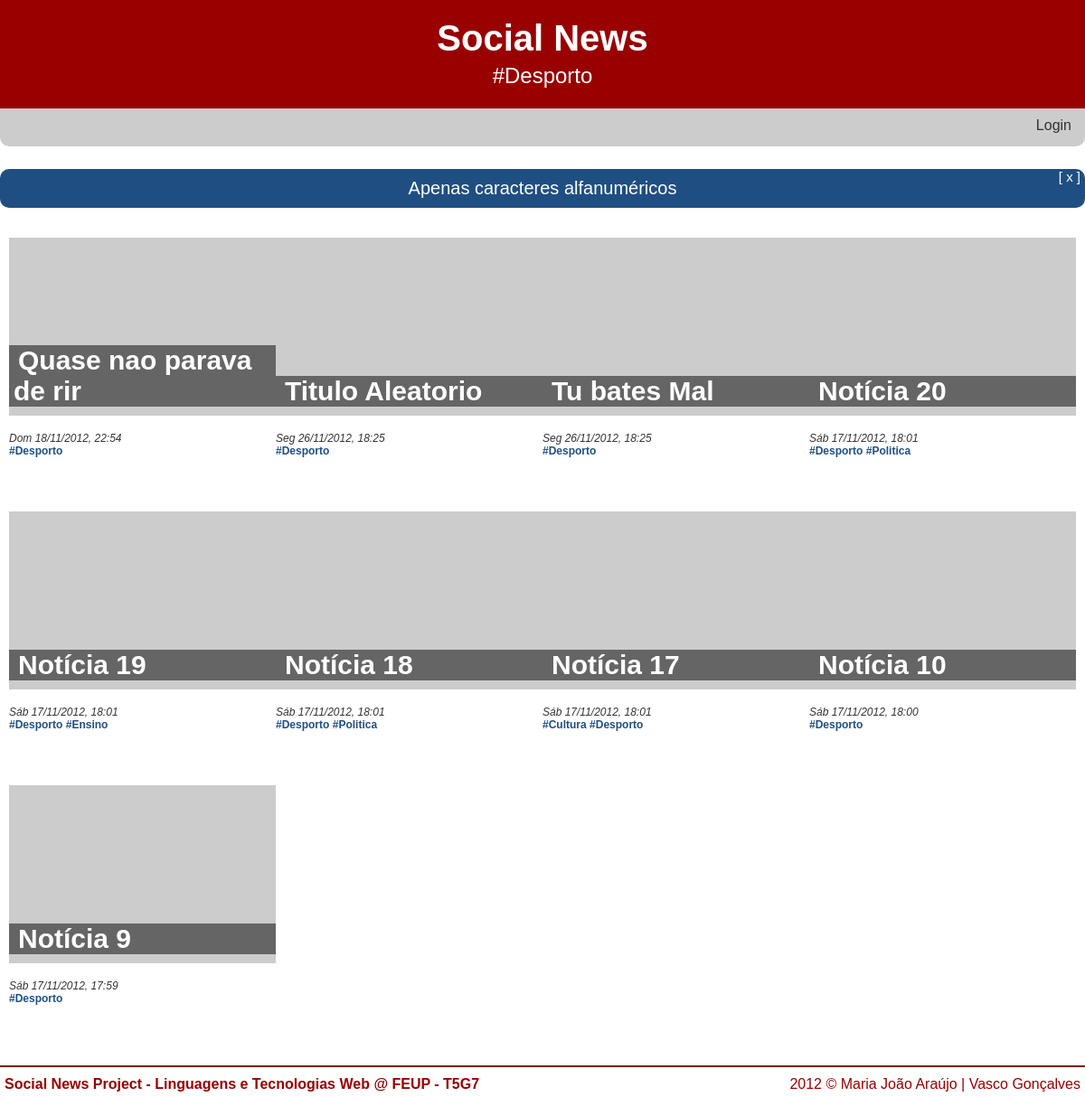
Screenshot of /?tag=Desporto (signed in) with the database file from the repository.
### tables this page shows
CREATE TABLE 'NEWS' (id integer primary key autoincrement, title text,'date' INTEGER, text text, posted_by text, 'url' TEXT, 'imported_by' TEXT);

### db/news_query.php (called while the page is built, shortened)
<?php
	require_once 'db/db.php';
	if(isset($id) && !empty($id))
	{
		$stmt = $db->prepare('SELECT id, title, date, text, posted_by, imported_by, url, tagname FROM news LEFT JOIN tag ON news.id=tag.news_id where id=:id');
		$stmt->bindparam(':id', $id);
	}
	elseif(isset($tag) && !empty($tag))
	{
		$stmt = $db->prepare('SELECT id, title, date, posted_by, imported_by, tagname FROM news LEFT JOIN tag ON news.id=tag.news_id where news.id in (select news_id from tag where tagname=:tag) ORDER BY id DESC');
		$stmt->bindparam(':tag', $tag);
	}
	elseif(isset($fav) && !empty($fav))
	{
		$stmt = $db->prepare('SELECT id, title, date, posted_by, imported_by, tagname FROM news LEFT JOIN tag ON news.id=tag.news_id LEFT JOIN favorite ON news.id=favorite.news_id where favorite.user_id = :user_id ORDER BY id DESC');
		$stmt->bindparam(':user_id', $_SESSION['user_id']);
	}
	else
	{
		$stmt = $db->prepare('SELECT id, title, date, posted_by, imported_by, tagname FROM news LEFT JOIN tag ON news.id=tag.news_id where news.id in (select id from news order by id desc limit 12 offset :offset) ORDER BY id DESC');
		$stmt->bindparam(':offset', $offset);
	}
	if(!$stmt->execute())
	{
		$error=$db->errorInfo();
		echo "Erro: " . $error[2];
	}
	else
		$news = $stmt->fetchAll();
?>

### common/functions.php (the view, shortened to what this page needs)
<?php
	function loggedIn() {
		return isset($_SESSION['username']);
	}
	function displayDate($date)
	{
		switch(date('N',$date))
		{
			case 1:
				$dayofweek = 'Seg';
				break;
			case 6:
				$dayofweek = 'Sáb';
				break;
			case 7:
				$dayofweek = 'Dom';
				break;
		}
        return $dayofweek." ".date('d/m/Y, H:i', $date);
	}
	function showAllNews($news)
	{
		foreach($news as $i=>$row) {
			if($row['id']==$news[$i-1]['id'])
				echo " <a href=\"./?tag=".$row['tagname']."\">#".$row['tagname']."</a>";
			else
			{
				$title = (strlen($row['title']) > 30) ? substr($row['title'],0,27).'...' : $row['title'];
				  echo "<div class=\"noticia_index\">
				  <h3><a href=\"./?id=".$row['id']."\">".stripslashes($title)."</a></h3>
				  <a href=\"./?id=".$row['id']."\"><img src=\"http://lorempixel.com/300/200/?dummy=".rand()."\" alt=\"300x200\"></a>
				  <div class=\"newsdetails\">
					<br />";
				echo displayDate($row['date']);
				if($row['tagname']!="")
				  echo "</div><div class=\"newstags\"><a href=\"./?tag=".stripslashes($row['tagname'])."\">#".stripslashes($row['tagname'])."</a>";
			}
			if($row['id']!=$news[$i+1]['id']) {
				echo   "</div>";
				echo "</div>";
			}
		}
	}
	function showHeader($subtitle)
	{
		echo "<div id=\"cabecalho\">";
		echo "<a href=\"./\"><h1>Social News</h1></a>";
		if(!empty($subtitle))
			echo "<h2>".$subtitle."</h2>";
		echo "</div>";
	}
	function showFooter()
	{
		echo "<div id=\"rodape\">
				<p>Social News Project - Linguagens e Tecnologias Web @ FEUP - T5G7</p>
				<div class=copyright>2012 © Maria João Araújo | Vasco Gonçalves</div>
			</div>";
	}
	function showLoginMenu()
	{
		echo "<ul class=\"login\">";
		if(loggedIn())
			echo "<li id=username userid=".$_SESSION['user_id'].">Bem-vindo <a href=ver_perfil_utilizador.php?id=".$_SESSION['user_id'].">".$_SESSION['username']."</a></li><li><a href=\"logout.php\">Logout</a></li>";
		else
			echo "<li><a href=\"login.php\">Login</a></li>";
		echo "</ul>";
	}
	function showMessage()
	{
		if(isset($_SESSION['msg']))
		{
			echo "<div id=\"message\">".$_SESSION['msg']."<div id=\"close\">[ x ]</div></div>";
		}
	}
?>

### common/style.css (style rules this page uses)
html { overflow-y: scroll; }
body { font-family: Century Gothic, sans-serif; margin: 0px auto; padding: 0; color: #333333; border-color: #3b8eb5; background-color: white; min-width: 1200px; }
div#cabecalho { text-align:center; padding: 15px 0px; background-color: #990000; color: white; width: 100%; height: 90px; }
div#cabecalho h1 { margin-top: 5px; margin-bottom: 5px; font-size: 40px; }
div#cabecalho h2 { margin: 0; color: white; font-weight: normal; }
div#cabecalho a { color: white; text-decoration: none; }
div#menu ul { padding-left: 0; margin: 0; display: inline; }
div#menu li { display: inline; border-right: solid; border-width: 2px; border-color: white; padding: 0px 5px; }
div#menu li:last-child { border-right: none; }
div#menu ul.login { float: right; }
a { color: #333333; text-decoration:none; }
div#conteudo h3 { margin: 0; margin-bottom: 10px; font-size: 30px; }
div.noticia_index { position: relative; margin-top: 13px; display: inline-table; width: 25%; height: 290px; background-color: white; }
div.noticia_index img { width: 100%; }
div.noticia_index>h3 { display: inline-block; position: absolute; width: 285px; left: 0; bottom: 93px; padding: 0 5px; word-wrap: break-word; background-color: rgba(0, 0, 0, 0.5); }
div.noticia_index>h3>a { color: white; margin-left: 5px; }
div.newsdetails { clear: both; font-size: 12px; font-style: italic; }
div.newstags { font-size: 12px; font-weight: bold; color: #1F4F82; }
div.newstags a { color: #1F4F82; }
div.noticia_index>div.newstags { white-space: nowrap; text-overflow: ellipsis; overflow: hidden; width: 285px; }
div#rodape { margin: 0 auto; padding: 5px 0; background-color: white; color: #990000; width: 1200px; clear: both; border-top: 2px solid #860004; }
div#rodape p { float:left; margin: 5px; font-weight: bold; }
div#rodape div.copyright { float: right; margin: 5px; }
div#message { position: relative; background-color: #1F4F82; color: white; text-align: center; margin: 0 auto; padding: 10px 0; font-size: 20px; border-radius: 10px; width: 1200px; }
div#close { position: absolute; top: 0; right: 5px; font-size: 15px; cursor: pointer; }

### rows the page displays
news: title "Quase nao parava de rir", date "Dom 18/11/2012, 22:54", tagname "Desporto"
news: title "Titulo Aleatorio", date "Seg 26/11/2012, 18:25", tagname "Desporto"
news: title "Tu bates Mal", date "Seg 26/11/2012, 18:25", tagname "Desporto"
news: title "Notícia 20", date "Sáb 17/11/2012, 18:01", tagname "Desporto", tagname "Politica"
news: title "Notícia 19", date "Sáb 17/11/2012, 18:01", tagname "Desporto", tagname "Ensino"
news: title "Notícia 18", date "Sáb 17/11/2012, 18:01", tagname "Desporto", tagname "Politica"
news: title "Notícia 17", date "Sáb 17/11/2012, 18:01", tagname "Cultura", tagname "Desporto"
news: title "Notícia 10", date "Sáb 17/11/2012, 18:00", tagname "Desporto"
news: title "Notícia 9", date "Sáb 17/11/2012, 17:59", tagname "Desporto"

### other values shown
$subtitle "#Desporto"
$_SESSION['msg'] "Apenas caracteres alfanuméricos"
